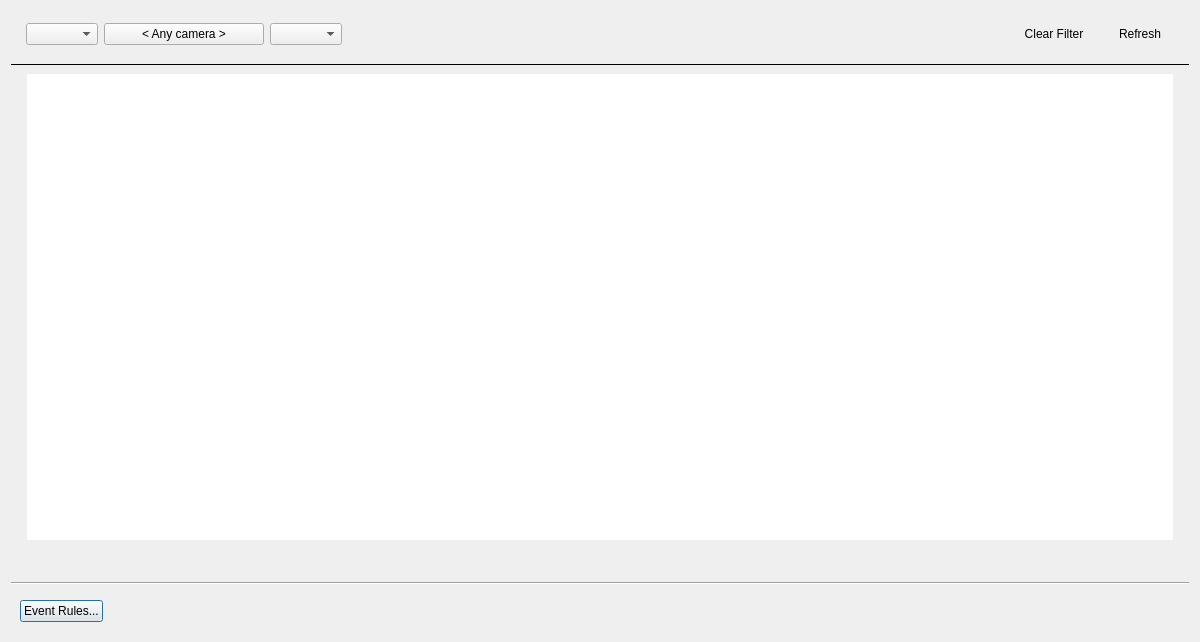
<?xml version="1.0" encoding="UTF-8"?>
<ui version="4.0">
 <class>EventLogDialog</class>
 <widget class="QDialog" name="EventLogDialog">
  <property name="geometry">
   <rect>
    <x>0</x>
    <y>0</y>
    <width>1200</width>
    <height>642</height>
   </rect>
  </property>
  <property name="windowTitle">
   <string>Event Log</string>
  </property>
  <layout class="QVBoxLayout" name="verticalLayout" stretch="0,0,1,0,0">
   <item>
    <widget class="nx::vms::client::desktop::Panel" name="filterPanel" native="true">
     <layout class="QHBoxLayout" name="panelLayout" stretch="0,0,0,0,1,0,0">
      <item>
       <widget class="QnDateRangeWidget" name="dateRangeWidget" native="true"/>
      </item>
      <item>
       <widget class="QnTreeComboBox" name="eventComboBox">
        <property name="maxVisibleItems">
         <number>20</number>
        </property>
        <property name="maximumWidth">
         <number>240</number>
        </property>
        <property name="resizeViewToContents">
         <bool>true</bool>
        </property>
       </widget>
      </item>
      <item>
       <widget class="QnSelectDevicesButton" name="cameraButton">
        <property name="minimumSize">
         <size>
          <width>160</width>
          <height>0</height>
         </size>
        </property>
        <property name="mouseTracking">
         <bool>true</bool>
        </property>
        <property name="text">
         <string notr="true">&lt; Any camera &gt;</string>
        </property>
        <property name="autoDefault">
         <bool>false</bool>
        </property>
       </widget>
      </item>
      <item>
       <widget class="QComboBox" name="actionComboBox">
        <property name="maxVisibleItems">
         <number>100</number>
        </property>
       </widget>
      </item>
      <item>
       <widget class="nx::vms::client::desktop::SearchLineEdit" name="textSearchLineEdit" native="true">
        <property name="minimumSize">
         <size>
          <width>200</width>
          <height>28</height>
         </size>
        </property>
       </widget>
      </item>
      <item>
       <widget class="QPushButton" name="clearFilterButton">
        <property name="focusPolicy">
         <enum>Qt::TabFocus</enum>
        </property>
        <property name="text">
         <string>Clear Filter</string>
        </property>
        <property name="autoDefault">
         <bool>false</bool>
        </property>
        <property name="flat">
         <bool>true</bool>
        </property>
       </widget>
      </item>
      <item>
       <widget class="QPushButton" name="refreshButton">
        <property name="focusPolicy">
         <enum>Qt::TabFocus</enum>
        </property>
        <property name="text">
         <string>Refresh</string>
        </property>
        <property name="autoDefault">
         <bool>false</bool>
        </property>
        <property name="flat">
         <bool>true</bool>
        </property>
       </widget>
      </item>
     </layout>
    </widget>
   </item>
   <item>
    <widget class="Line" name="topLine">
     <property name="frameShadow">
      <enum>QFrame::Plain</enum>
     </property>
     <property name="orientation">
      <enum>Qt::Horizontal</enum>
     </property>
    </widget>
   </item>
   <item>
    <widget class="QStackedWidget" name="stackedWidget">
     <widget class="QWidget" name="gridPage">
      <layout class="QVBoxLayout" name="verticalLayout_3">
       <property name="leftMargin">
        <number>16</number>
       </property>
       <property name="topMargin">
        <number>2</number>
       </property>
       <property name="rightMargin">
        <number>16</number>
       </property>
       <property name="bottomMargin">
        <number>16</number>
       </property>
       <item>
        <widget class="nx::vms::client::desktop::TableView" name="gridEvents">
         <property name="mouseTracking">
          <bool>true</bool>
         </property>
         <property name="contextMenuPolicy">
          <enum>Qt::CustomContextMenu</enum>
         </property>
         <property name="frameShape">
          <enum>QFrame::NoFrame</enum>
         </property>
         <property name="editTriggers">
          <set>QAbstractItemView::NoEditTriggers</set>
         </property>
         <property name="showGrid">
          <bool>false</bool>
         </property>
         <property name="sortingEnabled">
          <bool>true</bool>
         </property>
         <attribute name="horizontalHeaderStretchLastSection">
          <bool>true</bool>
         </attribute>
         <attribute name="verticalHeaderVisible">
          <bool>false</bool>
         </attribute>
         <attribute name="verticalHeaderShowSortIndicator" stdset="0">
          <bool>true</bool>
         </attribute>
         <attribute name="verticalHeaderStretchLastSection">
          <bool>false</bool>
         </attribute>
        </widget>
       </item>
       <item>
        <widget class="QLabel" name="statusLabel">
         <property name="text">
          <string notr="true"/>
         </property>
        </widget>
       </item>
      </layout>
     </widget>
     <widget class="QWidget" name="warnPage">
      <layout class="QVBoxLayout" name="verticalLayout_2">
       <item>
        <widget class="QLabel" name="warningLabel">
         <property name="text">
          <string>All Servers are offline. Logs are not available.</string>
         </property>
         <property name="alignment">
          <set>Qt::AlignCenter</set>
         </property>
        </widget>
       </item>
      </layout>
     </widget>
     <widget class="QWidget" name="progressPage">
      <layout class="QVBoxLayout" name="verticalLayout_4">
       <item>
        <layout class="QHBoxLayout" name="horizontalLayout">
         <item>
          <widget class="QProgressBar" name="loadingProgressBar">
           <property name="sizePolicy">
            <sizepolicy hsizetype="Fixed" vsizetype="Fixed">
             <horstretch>0</horstretch>
             <verstretch>0</verstretch>
            </sizepolicy>
           </property>
           <property name="minimumSize">
            <size>
             <width>240</width>
             <height>0</height>
            </size>
           </property>
           <property name="maximum">
            <number>0</number>
           </property>
           <property name="value">
            <number>-1</number>
           </property>
          </widget>
         </item>
        </layout>
       </item>
      </layout>
     </widget>
    </widget>
   </item>
   <item>
    <widget class="Line" name="bottomLine">
     <property name="orientation">
      <enum>Qt::Horizontal</enum>
     </property>
    </widget>
   </item>
   <item>
    <widget class="QWidget" name="extrasWidget" native="true">
     <layout class="QHBoxLayout" name="horizontalLayout_2">
      <item>
       <widget class="QPushButton" name="eventRulesButton">
        <property name="text">
         <string>Event Rules...</string>
        </property>
       </widget>
      </item>
      <item>
       <spacer name="horizontalSpacer_4">
        <property name="orientation">
         <enum>Qt::Horizontal</enum>
        </property>
        <property name="sizeHint" stdset="0">
         <size>
          <width>40</width>
          <height>20</height>
         </size>
        </property>
       </spacer>
      </item>
     </layout>
    </widget>
   </item>
  </layout>
 </widget>
 <customwidgets>
  <customwidget>
   <class>nx::vms::client::desktop::TableView</class>
   <extends>QTableView</extends>
   <header location="global">nx/vms/client/desktop/common/widgets/table_view.h</header>
  </customwidget>
  <customwidget>
   <class>nx::vms::client::desktop::Panel</class>
   <extends>QWidget</extends>
   <header location="global">nx/vms/client/desktop/common/widgets/panel.h</header>
   <container>1</container>
  </customwidget>
  <customwidget>
   <class>QnDateRangeWidget</class>
   <extends>QWidget</extends>
   <header location="global">ui/widgets/common/date_range_widget.h</header>
   <container>1</container>
  </customwidget>
  <customwidget>
   <class>QnSelectDevicesButton</class>
   <extends>QPushButton</extends>
   <header location="global">ui/widgets/select_resources_button.h</header>
  </customwidget>
  <customwidget>
   <class>QnTreeComboBox</class>
   <extends>QComboBox</extends>
   <header location="global">ui/widgets/common/tree_combo_box.h</header>
  </customwidget>
  <customwidget>
   <class>nx::vms::client::desktop::SearchLineEdit</class>
   <extends>QWidget</extends>
   <header location="global">nx/vms/client/desktop/common/widgets/search_line_edit.h</header>
   <container>1</container>
  </customwidget>
 </customwidgets>
 <resources/>
 <connections/>
</ui>
